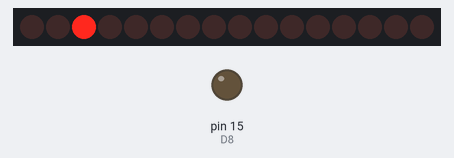
This sketch was run on a simulated Arduino Uno, built with avr-gcc and run on an emulated ATmega328P. Shown: 16 shift-register outputs drawn as a row of LEDs (first output left, lit = HIGH), output pins drawn as LEDs (lit = HIGH). Pins used as bus, display or sensor lines are not drawn.

Above: at 1.3 s.
At 5.2 s:
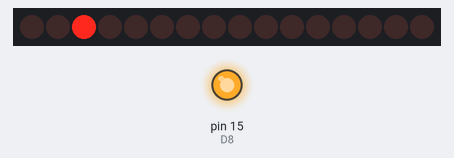
Timing chart, 0 to 13.5 s (numbered marks = the images above):
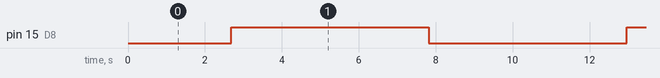

Measured:
- by itself, pin 15 (D8): alternates HIGH for 5.1 s and LOW for 5.1 s
- by itself, everything shown: repeats every 20.6 s, in 6 steps

The sketch:

ESP8266Pwm.ino
```cpp
// See https://randomnerdtutorials.com/esp8266-pwm-arduino-ide/

// NodeMCU has weird pin mapping.
// Pin numbers written on the board itself do not correspond to ESP8266 GPIO pin numbers.

#define D0 16 // Connected to LED. GPIO16 does support PWM.
#define D1 5  // I2C Bus SCL (clock)
#define D2 4  // I2C Bus SDA (data)
#define D3 0
#define D4 2  // Same as "LED_BUILTIN", but inverted logic
#define D5 14 // SPI Bus SCK (clock)
#define D6 12 // SPI Bus MISO
#define D7 13 // SPI Bus MOSI
#define D8 15 // SPI Bus SS (CS) - use D0 instead
#define D9 3  // RX0 (Serial console)
#define D10 1 // TX0 (Serial console)

#define SD1 8   // SDD1
#define SD0 7   // SDD0, MISO
#define SD2 9   // SDD2 - do not use!
#define SD3 10  // SDD3

#define SDCLK 6  // SDCLK, CLK
#define SDCMD 11 // SDCMD, CMD

// See https://www.electronicwings.com/nodemcu/nodemcu-spi-with-arduino-ide
// Note: D8/HCS - boot fails if it is pulled high, see https://randomnerdtutorials.com/esp8266-pinout-reference-gpios/
// If you want to use NodeMCU pin 5, use D5 for pin number, and it will be translated to 'real' GPIO pin 14.

// Built in LED:
const int pinLED = D0;  // HiLetgo, NodeMCU D0
//const int pinLED = 0;   // Adafruit Feather HUZZAH

#include <Shifty.h>

// uses Shifty Arduino library
//      https://www.arduino.cc/reference/en/libraries/shifty/
//      https://github.com/johnnyb/Shifty
//

// Declare the shift register (74HC595)
Shifty shift;

const int latchPin = D0;  // Latch pin 12 of 74HC595
const int clockPin = D3;  // Clock pin 11 of 74HC595
const int dataPin = SD3;  // Data pin 14 of 74HC595

// we command PWM directly, and dir/stop/brake via shift register
const int rightPwmPin = D8;
const int leftPwmPin = D7;

// bit 0 connected to yellow LED for testing
const int testBit = 0;
const int rightDirBit = 1;
const int leftDirBit = 2;
const int stopBit = 3;
const int brakeBit = 4;

const int delayMs = 20;
bool dir = true;  // true - forward
int power = 0;    // max 255

void setup()
{
  Serial.begin(115200);   // start serial
  delay(100);

  // Set the number of bits you have (multiples of 8)
  shift.setBitCount(8);

  // Set the data, clock, and latch pins you are using
  // This also sets the pinMode for these pins
  //shift.setPins(11, 12, 8); // data on pin 11, clock on pin 12, and latch on pin 8
  shift.setPins(dataPin, clockPin, latchPin);

  pinMode(rightPwmPin, OUTPUT);
  pinMode(leftPwmPin, OUTPUT);

  // make sure motors are stopped:
  analogWrite(rightPwmPin, 0);
  analogWrite(leftPwmPin, 0);

  shift.batchWriteBegin();
  shift.writeBit(testBit, LOW);
  shift.writeBit(stopBit, LOW);
  shift.writeBit(brakeBit, LOW);
  shift.writeBit(rightDirBit, LOW);
  shift.writeBit(leftDirBit, LOW);
  shift.batchWriteEnd();
}

// Generated PWM frequency will be 1.00 kHz - quite precise.
// ESP devices are 3.3V levels

void loop()
{
  for(; power < 255; power++){
    motorCycle(dir, power);
  }

  for(; power > 0; power--){
    motorCycle(dir, power);
  }

  dir = !dir;

  //shift.writeBit(stopBit, HIGH);  // feather the wheels, no matter what other pins are
  //shift.writeBit(brakeBit, HIGH); // apply braking torque, resisting rotation moderately

}

void motorCycle(bool dir, int power)
{
  shift.batchWriteBegin();
  shift.writeBit(testBit, dir ? LOW : HIGH);
  shift.writeBit(rightDirBit, dir ? LOW : HIGH);
  shift.writeBit(leftDirBit, dir ? HIGH : LOW);
  shift.batchWriteEnd();

  analogWrite(rightPwmPin, power);
  analogWrite(leftPwmPin, power);
  delay(delayMs);
}
```
